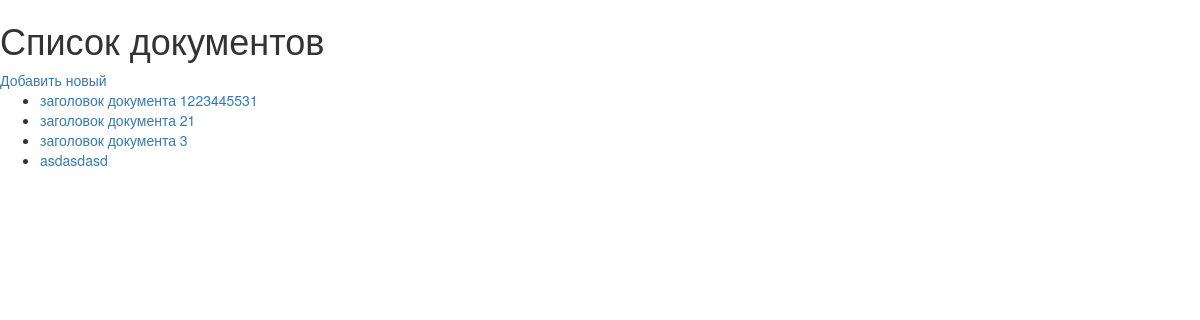
Page /docs on the earlier database version.
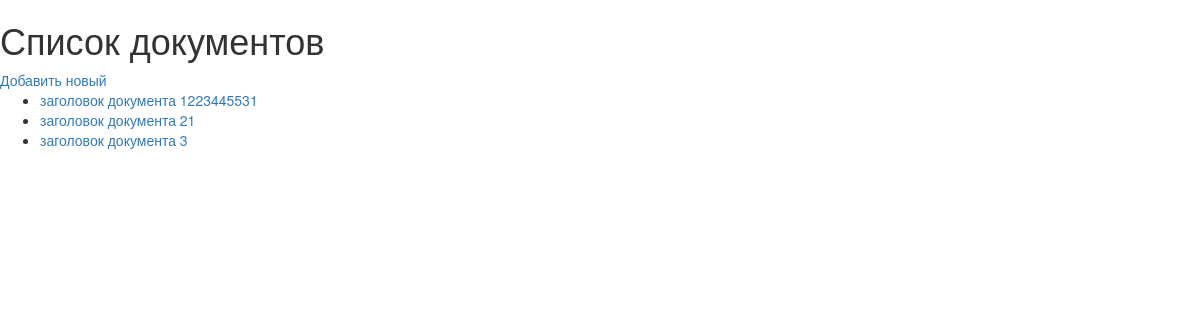
Same page on the later database version.
### models.py (models this page shows)
class Document(Base):
    __tablename__ = 't_doc'
    id = Column(Integer, primary_key=True)
    title = Column(String(100), nullable=False)
    content = Column(String(250), nullable=False)
    is_deleted = Column(Boolean, default=False)

### storage.py (the view)
@app.route('/')
@app.route('/docs')
def docs():
    docs=DB.get_doc_list()
    return render_template('doc_list.html', docs=docs)

### DB_ORM.py (called while the page is built)
def get_doc_list(is_deleted=False):
    if is_deleted:
        return session.query(Document).all()
    return session.query(Document).filter_by(is_deleted=is_deleted).all()

### templates/doc_list.html
{% extends 'base.html' %}
{% block content %}
<h1>Список документов</h1>
    <a href="{{ url_for('new_doc') }}">Добавить новый</a>
    <ul>
        {% for doc in docs %}
            <li><a href="{{ url_for('get_doc', doc_id=doc.id) }}">{{ doc.title }}</a></li>
        {% endfor %}
    </ul>
{% endblock %}

Differences in the rows shown:
no longer on this page (row edited): Document: title "asdasdasd"
